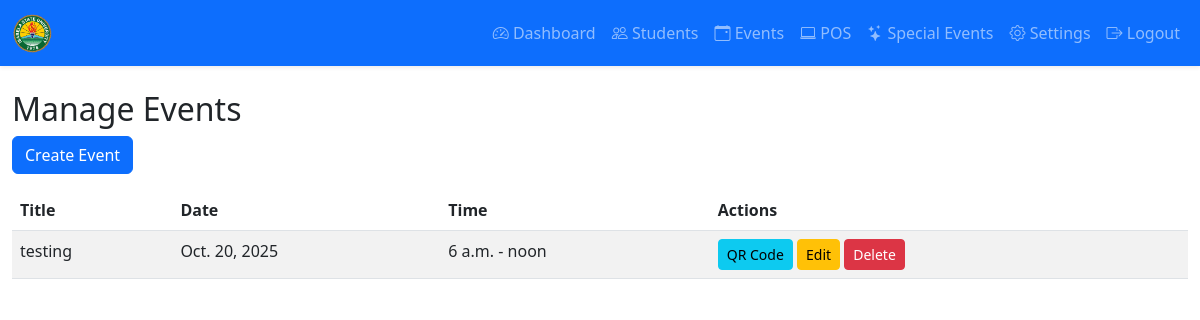
The page /events/ (signed in) on the database its author committed.
### core/models.py (models this page shows, shortened)
class Event(models.Model):
    title = models.CharField(max_length=200)
    date = models.DateField()
    start_time = models.TimeField()
    end_time = models.TimeField()
    has_afternoon_session = models.BooleanField(default=False)
    afternoon_start_time = models.TimeField(null=True, blank=True)
    afternoon_end_time = models.TimeField(null=True, blank=True)
    courses = models.JSONField(default=list)
    years = models.JSONField(default=list)
    sections = models.JSONField(default=list)
    qr_code = models.ImageField(upload_to='qrcodes/', null=True, blank=True)
    qr_data = models.CharField(max_length=200, unique=True, editable=False)
    created_by = models.ForeignKey(CustomUser, on_delete=models.CASCADE)
    created_at = models.DateTimeField(auto_now_add=True)
    updated_at = models.DateTimeField(auto_now=True)
    class Meta:
        ordering = ['-date', '-start_time']

### core/views.py (the view)
# urls.py: path('events/', views.manage_events, name='manage_events'),
@login_required
def manage_events(request):
    if request.user.user_type != 'admin':
        messages.error(request, 'Access denied')
        return redirect('dashboard')
    events = Event.objects.all().order_by('-date', '-start_time')
    paginator = Paginator(events, 15)
    page_number = request.GET.get('page')
    page_obj = paginator.get_page(page_number)
    return render(request, 'admin/manage_events.html', {'page_obj': page_obj})

### templates/admin/manage_events.html (shortened to what this page needs)
{% extends 'base.html' %}
{% block content %}
<h2>Manage Events</h2>
<div class="mb-3">
    <a href="{% url 'add_event' %}" class="btn btn-primary">Create Event</a>
</div>
<div class="table-wrapper table-responsive">
<table class="table table-striped">
    <thead>
        <tr>
            <th>Title</th>
            <th>Date</th>
            <th>Time</th>
            <th>Actions</th>
        </tr>
    </thead>
    <tbody>
        {% for event in page_obj %}
        <tr>
            <td>{{ event.title }}</td>
            <td>{{ event.date }}</td>
            <td>{{ event.start_time }} - {{ event.end_time }}</td>
            <td>
                <a href="{% url 'view_event_qr' event.id %}" class="btn btn-sm btn-info">QR Code</a>
                <a href="{% url 'edit_event' event.id %}" class="btn btn-sm btn-warning">Edit</a>
                <form method="post" action="{% url 'delete_event' event.id %}" style="display:inline;" onsubmit="return confirm('Delete?');">
                    <button class="btn btn-sm btn-danger">Delete</button>
                </form>
            </td>
        </tr>
        {% empty %}
        <tr><td colspan="4" class="text-center">No events</td></tr>
        {% endfor %}
    </tbody>
</table>
</div>
{% endblock %}

### templates/base.html (style rules this page uses)
table { width: 100%; }
.table-wrapper { overflow-x: auto; }

### rows shown on the page
Event: title "testing", date "Oct. 20, 2025", start_time "6 a.m.", end_time "noon"
